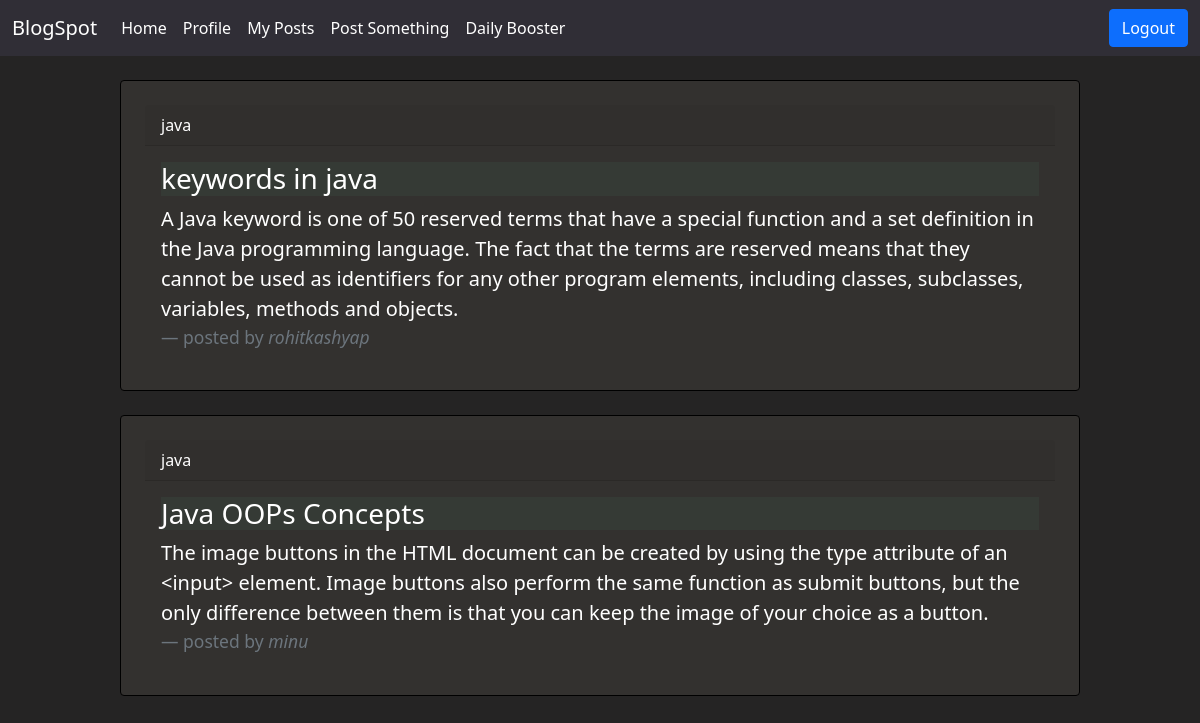
The app's page /home/public_blog/ with its own data.
### student/models.py (models this page shows)
class Blogs(models.Model):
    user=models.ForeignKey(User, on_delete=models.CASCADE)
    title=models.CharField(max_length=50)
    category=models.CharField(max_length=50)
    description=models.TextField(null=True)

### student/views.py (the view)
# urls.py: path('public_blog/',views.public_blog,name="p_blog"),
def public_blog(request):
    blog_data=Blogs.objects.all()
    return render(request,"blog.html",{"form":blog_data})

### student/templates/blog.html (shortened to what this page needs)
<!DOCTYPE html>
<html lang="en">
<head>
    <link href="https://cdn.jsdelivr.net/npm/bootstrap@5.0.2/dist/css/bootstrap.min.css" rel="stylesheet">
</head>
<body style="background-color: rgb(37, 36, 36);">
    <nav style="background-color:rgb(48, 46, 54);height:40%" class="navbar navbar-expand-lg navbar-dark">
        <div class="container-fluid">
            <span class="navbar-brand bc">BlogSpot</span>
            <div class="collapse navbar-collapse" id="navbarSupportedContent">
                <ul class="navbar-nav me-auto mb-2 mb-lg-0">
                    <li class="nav-item">
                        <a class="nav-link active" aria-current="page" href="{% url 'p_blog' %}">Home</a>
                    </li>
                    <li class=" nav-item ">
                        <a class="nav-link active " aria-current="page " href="{% url 'profile' %} ">Profile</a>
                    </li>
                    <li class="nav-item">
                        <a class="nav-link active " href="# ">My Posts</a>
                    </li>
                    <li class="nav-item ">
                        <a class="nav-link active " href="{% url 'create_post' %}">Post Something</a>
                    </li>
                    <li class="nav-item ">
                        <a class="nav-link active " href="{% url 'fetch_news' %}">Daily Booster</a>
                    </li>
                </ul>
                <form class="d-flex ">
                    <a href="{% url 'lgout' %} " class="btn btn-primary ">Logout</a>
                </form>
            </div>
        </div>
    </nav>
    <br>{% for data in form %}
    <div class="card" style="height: 50%;width: 80%;background-color: rgb(51, 49, 47);margin-left: 10%;padding-left: 20%;border-style: groove;padding: 2%;color: rgb(255, 255, 255);border-color: black;box-shadow: 109%; ">
        <div class="card-header" style="color:rgb(255, 255, 255)">
            {{data.category}} </div>
        <div class="card-body">
            <blockquote class="blockquote mb-0">
                <h3 style="background-color: rgb(53, 58, 53);">{{data.title}}</h3>
                <p>{{data.description}}</p>
                <footer class="blockquote-footer">posted by <cite title="Source Title">{% if data.user.id == user.id %}you{% else %}{{data.user.username}}{% endif %}</cite></footer>
            </blockquote>
        </div>
    </div><br>{% endfor %}
</body>
</html>

### records on screen
Blogs: category "java", title "keywords in java", description "A Java keyword is one of 50 reserved terms that have a special function and a set definition in the Java programming language. The fact that the terms are reserved means that they cannot be used as identifiers for any other program elements, including classes, subclasses, variables, methods and objects.", user.username "rohitkashyap"
Blogs: category "java", title "Java OOPs Concepts", description "The image buttons in the HTML document can be created by using the type attribute of an <input> element. Image buttons also perform the same function as submit buttons, but the only difference between them is that you can keep the image of your choice as a button.", user.username "minu"
